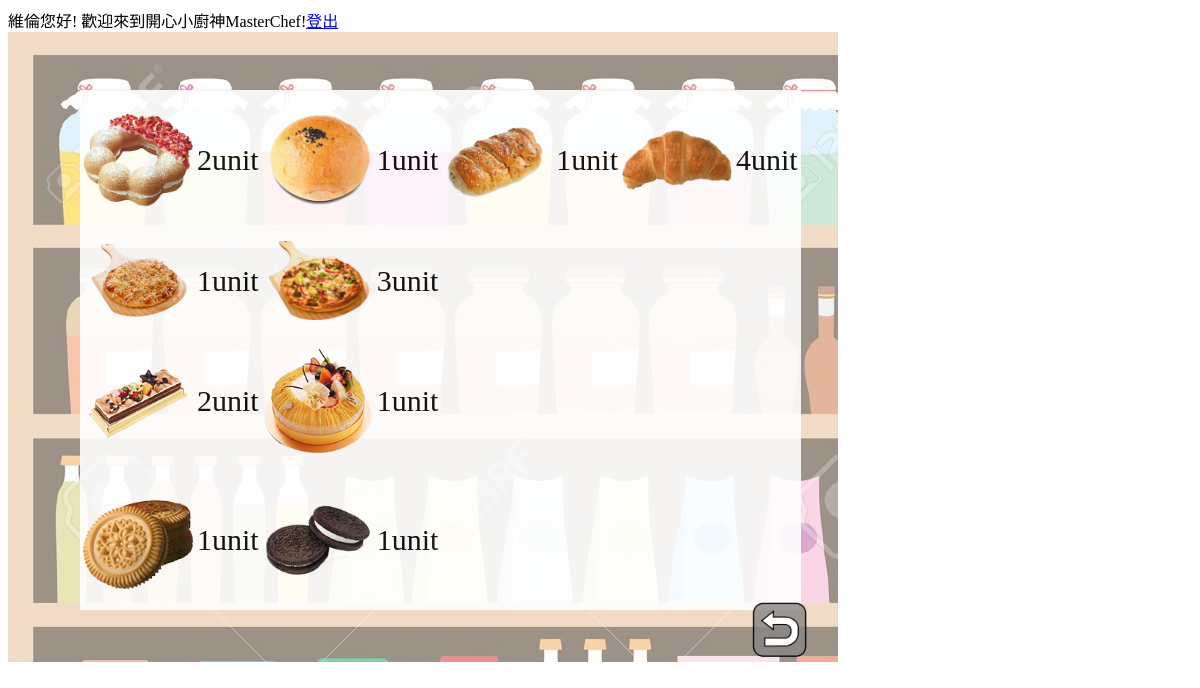
/masterchef/equipment.php (signed in), run on the app's committed database.
### tables this page shows
CREATE TABLE IF NOT EXISTS `breadoven` (
  `uid` int(11) NOT NULL,
  `user` varchar(11) NOT NULL,
  `name` varchar(20) NOT NULL,
  `amount` int(11) NOT NULL,
  `exp` int(11) NOT NULL,
  `time` int(11) NOT NULL,
  `cash` int(11) NOT NULL,
  `sold` int(11) NOT NULL
);

CREATE TABLE IF NOT EXISTS `pizzaoven` (
  `uid` int(11) NOT NULL,
  `user` varchar(11) NOT NULL,
  `name` varchar(20) NOT NULL,
  `amount` int(11) NOT NULL,
  `exp` int(11) NOT NULL,
  `time` int(11) NOT NULL,
  `cash` int(11) NOT NULL,
  `sold` int(11) NOT NULL
);

CREATE TABLE IF NOT EXISTS `cakeoven` (
  `uid` int(11) NOT NULL,
  `user` varchar(11) NOT NULL,
  `name` varchar(20) NOT NULL,
  `amount` int(11) NOT NULL,
  `exp` int(11) NOT NULL,
  `time` int(11) NOT NULL,
  `cash` int(11) NOT NULL,
  `sold` int(11) NOT NULL
);

CREATE TABLE IF NOT EXISTS `cookieoven` (
  `uid` int(11) NOT NULL,
  `user` varchar(11) NOT NULL,
  `name` varchar(20) NOT NULL,
  `amount` int(11) NOT NULL,
  `exp` int(11) NOT NULL,
  `time` int(11) NOT NULL,
  `cash` int(11) NOT NULL,
  `sold` int(11) NOT NULL
);

### masterchef/equipment.php (the view, shortened to what this page needs)
<?php
require("config.php");
?>
<head>
</head>
<html>
<body>
<div class="Back" style="z-index:15">
<a href="shop.php"><img src="pics/unnamed.png" id="back" width="60px" height="auto" ></a>
</div>
<div class="bake">
<table class="equipment">
<?php
$sql = "select * from breadoven where amount>0;";
$results=mysqli_query($conn,$sql);
echo "<tr>";
while ($rs=mysqli_fetch_array($results)) {
	$src = $rs['name'];
	echo "<td><img src =\"pics\\{$src}.png\" width=\"110px\"></td>";
	echo "<td>" , $rs['amount'] ,"unit</td>" ;
}
echo "</tr>";
echo "<tr>";
$sql2 = "select * from pizzaoven where amount>0;";
$results2=mysqli_query($conn,$sql2);
while ($rs2=mysqli_fetch_array($results2)) {
	$src2 = $rs2['name'];
	echo "<td><img src =\"pics\\{$src2}.png\" width=\"110px\"></td>";
	echo "<td>" , $rs2['amount'] ,"unit</td>" ;
}
echo "</tr>";
echo "<tr>";
$sql3 = "select * from cakeoven where amount>0;";
$results3=mysqli_query($conn,$sql3);
while ($rs3=mysqli_fetch_array($results3)) {
	$src3 = $rs3['name'];
	echo "<td><img src =\"pics\\{$src3}.png\" width=\"110px\"></td>";
	echo "<td>" , $rs3['amount'] ,"unit</td>" ;
}
echo "</tr>";
echo "<tr>";
$sql4 = "select * from cookieoven where amount>0;";
$results4=mysqli_query($conn,$sql4);
while ($rs4=mysqli_fetch_array($results4)) {
	$src4 = $rs4['name'];
	echo "<td><img src =\"pics\\{$src4}.png\" width=\"110px\"></td>";
	echo "<td>" , $rs4['amount'] ,"unit</td>" ;
}
echo "</tr>";
?>
</table>
</div>
</body>
</html>

### masterchef/config.php (shortened to what this page needs)
<?php
if ($_SESSION["uID"]=="")
	header("Location:login.php");
else{
echo $_SESSION["nickname"], "您好! 歡迎來到開心小廚神MasterChef!";
echo "<a href=\"logout.php\">登出</a>";
}
?>

### masterchef/equipment.php (style rules this page uses)
.Back { width: 150px; height: 100px; position: absolute; left: 750px; top: 600px; }
.bake { position: absolute; left: 80px; top: 90px; z-index: 10; opacity:0.9; }
table { width: 700px; height: 520px; text-align: center; background-color: white; z-intex: 8px; }
tr td { font-size: 30px; }

### data on the page
breadoven: name (picture), amount "2"
breadoven: name (picture), amount "1"
breadoven: name (picture), amount "1"
breadoven: name (picture), amount "4"
pizzaoven: name (picture), amount "1"
pizzaoven: name (picture), amount "3"
cakeoven: name (picture), amount "2"
cakeoven: name (picture), amount "1"
cookieoven: name (picture), amount "1"
cookieoven: name (picture), amount "1"
